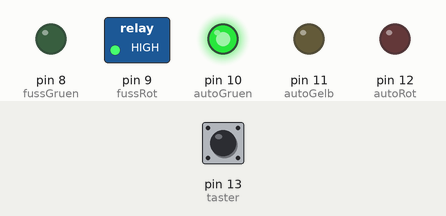
Bench run of a sketch on a simulated Arduino Uno, built with avr-gcc and run on an emulated ATmega328P. Parts: switched loads named in the sketch (green lamp = pin HIGH), output pins drawn as LEDs (lit = HIGH). The inputs (shaded band) are chosen by the test bench; at power-on: pin 13 (taster) LOW.

Above: at 1.2 s.
1.3 s: pin 13 (taster) pulled HIGH for 0.15 s
At 2.1 s:
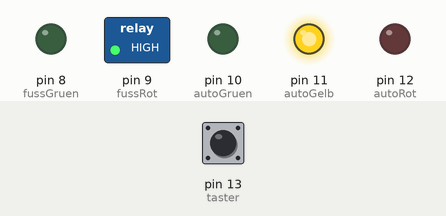
At 3.6 s:
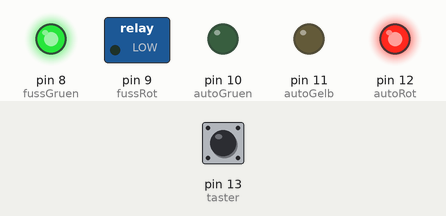
4.4 s: pin 13 (taster) pulled HIGH for 3.2 s
At 13.6 s:
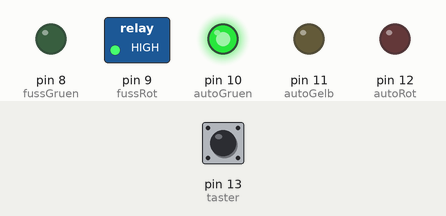
Timing chart, 0 to 15.1 s (numbered marks = the images above; inputs shaded):
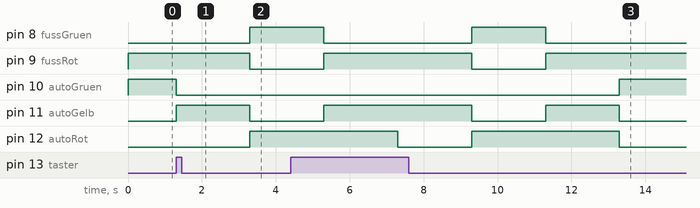

Measured:
- after the input at 1.3 s, pin 8 (fussGruen), pin 12 (autoRot): LOW → HIGH after 2.0 s; pin 9 (fussRot): HIGH → LOW after 2.0 s; pin 10 (autoGruen): HIGH → LOW at once; pin 11 (autoGelb): LOW → HIGH at once, → LOW 2.0 s later
- after the input at 4.4 s, pin 10 (autoGruen): LOW → HIGH after 8.9 s instead of 2.9 s

The sketch:

ArduinoAmpel.ino
```cpp
int autoGruen=10;
int autoGelb=11;
int autoRot=12;
int pause=2000;
int fussRot=9;
int fussGruen=8;
int tasterZustand;
int taster=13;


void setup() {

pinMode (autoGruen, OUTPUT);
pinMode (autoGelb, OUTPUT);
pinMode (autoRot, OUTPUT);
pinMode (fussRot, OUTPUT);
pinMode (fussGruen, OUTPUT);

}

void loop() {

  phaseGruen();

  tasterZustand = digitalRead(taster);


 if (tasterZustand == HIGH) {

  lampenAus();

  phaseGelb();
  wechselZeit();
  lampenAus();

  phaseRot();
  wechselZeit();
  lampenAus();

  phaseRotgelb();
  wechselZeit();
  lampenAus();

 }else{
  phaseGruen();
 }


}


void phaseGruen(){
  digitalWrite(autoGruen, HIGH);
  digitalWrite(fussRot, HIGH);
}

void phaseGelb(){
  digitalWrite(autoGelb, HIGH);
  digitalWrite(fussRot, HIGH);
}

void phaseRot(){
  digitalWrite(autoRot, HIGH);
  digitalWrite(fussGruen, HIGH);
}

void phaseRotgelb(){
  digitalWrite(autoRot, HIGH);
  digitalWrite(autoGelb, HIGH);
  digitalWrite(fussRot, HIGH);
}

void wechselZeit(){
  delay(pause);
}

void lampenAus(){
  digitalWrite(autoGruen, LOW);
  digitalWrite(autoGelb, LOW);
  digitalWrite(autoRot, LOW);
  digitalWrite(fussRot, LOW);
  digitalWrite(fussGruen, LOW);
}
```
